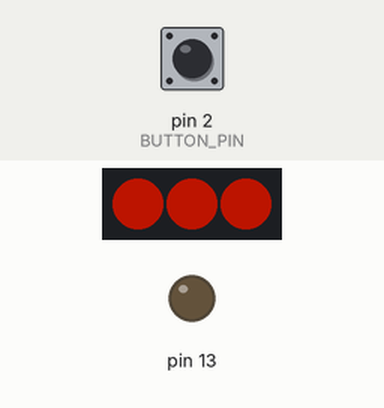
Bench run of a sketch on a simulated Arduino Uno, built with avr-gcc and run on an emulated ATmega328P. Parts: 3 RGB LEDs in strip order, left to right, output pins drawn as LEDs (lit = HIGH). The test bench sets the inputs (shaded band); at power-on: pin 2 (BUTTON_PIN) HIGH. Dim RGB values are drawn brighter than linear.

Above: at 1.2 s.
1.3 s: pin 2 (BUTTON_PIN) pulled LOW for 0.15 s
At 1.9 s:
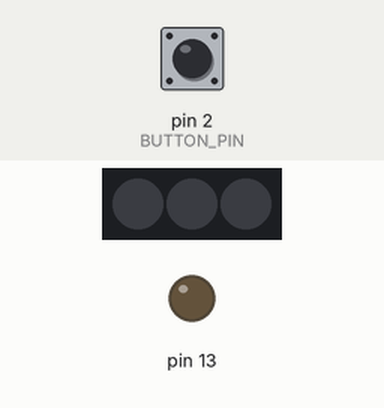
2.9 s: pin 2 (BUTTON_PIN) pulled LOW for 1 s
At 3.3 s:
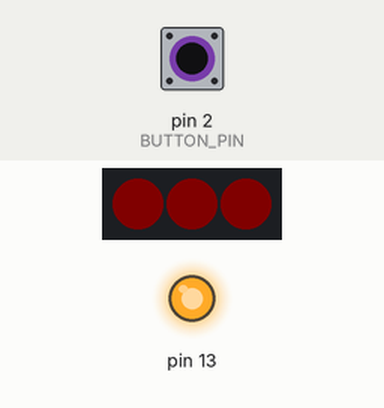
5.4 s: pin 2 (BUTTON_PIN) pulled LOW for 0.15 s
At 6.3 s:
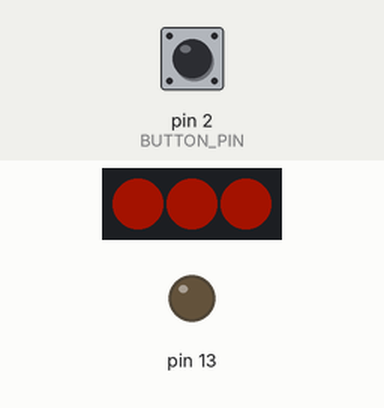
7.0 s: pin 2 (BUTTON_PIN) pulled LOW for 1 s
At 7.8 s:
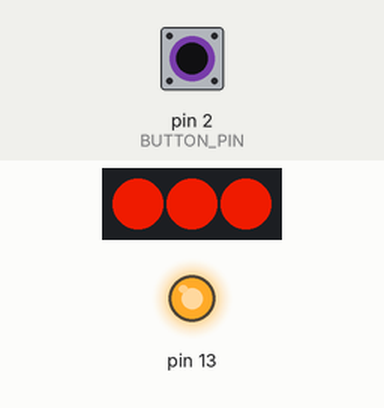
Timing chart, 0 to 10.0 s (numbered marks = the images above; inputs shaded):
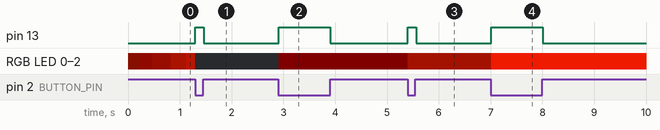

The sketch:

RatsNest.ino
```cpp
#include <FastLED.h>

// How many leds in your strip?
#define NUM_LEDS 3

// For led chips like Neopixels, which have a data line, ground, and power, you just
// need to define DATA_PIN.  For led chipsets that are SPI based (four wires - data, clock,
// ground, and power), like the LPD8806 define both DATA_PIN and CLOCK_PIN
#define DATA_PIN 7

#define BUTTON_PIN 2

// Define the array of leds
CRGB leds[NUM_LEDS];

// Vars
int minBrightness = 50;
int maxBrightness = 250;
int currentBrightness = minBrightness;
int brightnessIncrement = 2;
int nextDelay = 20;
int delayModifier = 7;
int currentMode = 4;
int lastButtonVal = LOW;
bool listenForButton = true;
bool dimming = true;

void setup() {
  Serial.begin(9600);

  // Initialize LED array
  FastLED.addLeds<WS2812B, DATA_PIN, GRB>(leds, NUM_LEDS);
  FastLED.setBrightness(255);

  pinMode(2, INPUT_PULLUP);
  pinMode(13, OUTPUT);
}

void loop() {
  if (listenForButton) {
    int buttonVal = digitalRead(BUTTON_PIN);
    if (buttonVal != lastButtonVal) {
      lastButtonVal = buttonVal;
      if (buttonVal == HIGH) {
        digitalWrite(13, LOW);
      } else {
        nextMode();
        digitalWrite(13, HIGH);
    }
    }

  }

  switch (currentMode) {
    case 0:
      fixedBrightness(0);
      break;
    case 1:
      fixedBrightness(35);
      break;
    case 2:
      fixedBrightness(100);
      break;
    case 3:
      fixedBrightness(240);
      break;
    case 4:
      breathe();
      break;
  }


  setColors();
  delay(nextDelay);
}

void breathe() {
    if (dimming) {
    currentBrightness = currentBrightness - brightnessIncrement;
  } else {
    currentBrightness = currentBrightness + brightnessIncrement;
  }
  if (currentBrightness < minBrightness){
    dimming = false;
  } else if (currentBrightness > maxBrightness) {
    dimming = true;
  }
  nextDelay = (255 - currentBrightness) / delayModifier;
}

void fixedBrightness(int brightness) {
  dimming = true;
  nextDelay = 20;
  currentBrightness = brightness;
}

void setColors() {

  for (int i = 0; i < NUM_LEDS; i++) {
    leds[i] = CHSV(10,255,currentBrightness);

  }
  FastLED.show();
}

void nextMode() {
  if (currentMode > 3) {
    currentMode = 0;
  } else {
    currentMode++;
  }
}
```

Measured:
- after the input at 1.3 s, pin 13: LOW → HIGH at once, → LOW 0.16 s later
- after the input at 2.9 s, pin 13: LOW → HIGH at once, → LOW 1.0 s later; RGB LED 0–2: off → RGB(5, 0, 0) at once
- after the input at 5.4 s, pin 13: LOW → HIGH at once, → LOW 0.16 s later; RGB LED 0–2: RGB(5, 0, 0) → RGB(36, 4, 0) at once
- after the input at 7.0 s, pin 13: LOW → HIGH at once, → LOW 1.0 s later; RGB LED 0–2: RGB(36, 4, 0) → RGB(203, 23, 0) at once
